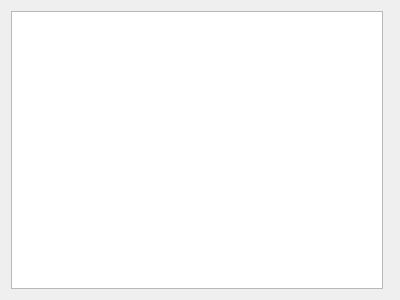
<?xml version="1.0" encoding="UTF-8"?>
<ui version="4.0">
 <class>CAlarmsWindow</class>
 <widget class="QWidget" name="CAlarmsWindow">
  <property name="geometry">
   <rect>
    <x>0</x>
    <y>0</y>
    <width>400</width>
    <height>300</height>
   </rect>
  </property>
  <layout class="QHBoxLayout" name="horizontalLayout">
   <item>
    <widget class="CScrollablePlainTextEdit" name="pteHistory">
     <property name="tabChangesFocus">
      <bool>true</bool>
     </property>
     <property name="readOnly">
      <bool>true</bool>
     </property>
     <property name="tabStopWidth">
      <number>40</number>
     </property>
    </widget>
   </item>
   <item>
    <widget class="CVerticalButtonBar" name="vbbButtons" native="true"/>
   </item>
  </layout>
 </widget>
 <customwidgets>
  <customwidget>
   <class>CVerticalButtonBar</class>
   <extends>QWidget</extends>
   <header>CVerticalButtonBar.h</header>
   <container>1</container>
  </customwidget>
  <customwidget>
   <class>CScrollablePlainTextEdit</class>
   <extends>QPlainTextEdit</extends>
   <header>CScrollablePlainTextEdit.h</header>
  </customwidget>
 </customwidgets>
 <resources/>
 <connections/>
</ui>
